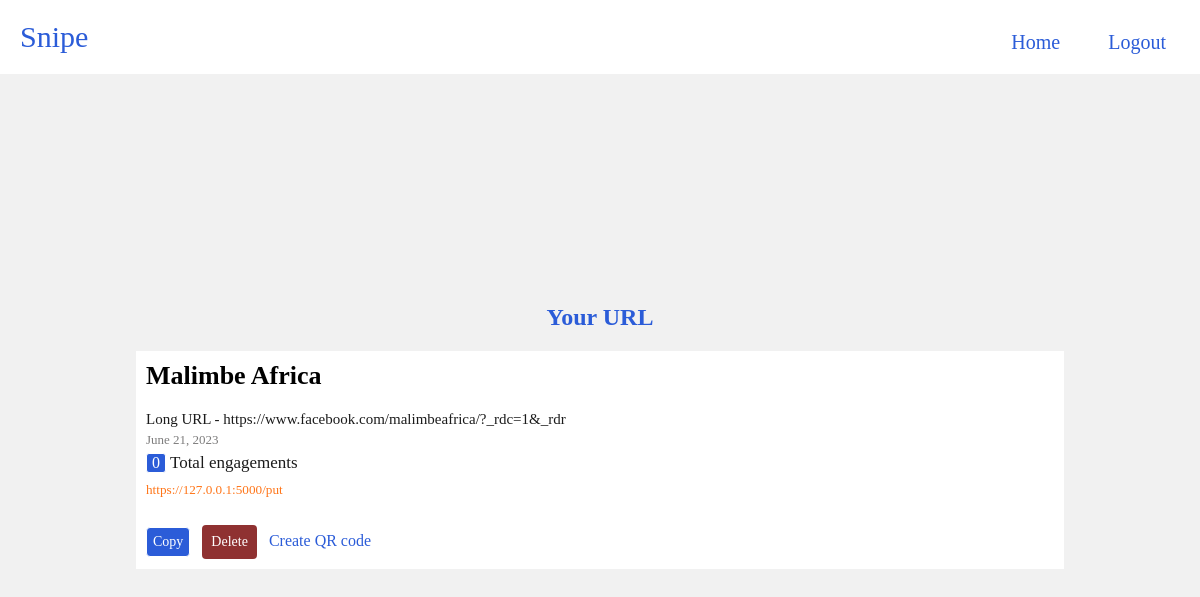
The app's page /view/10/ (signed in), older data.
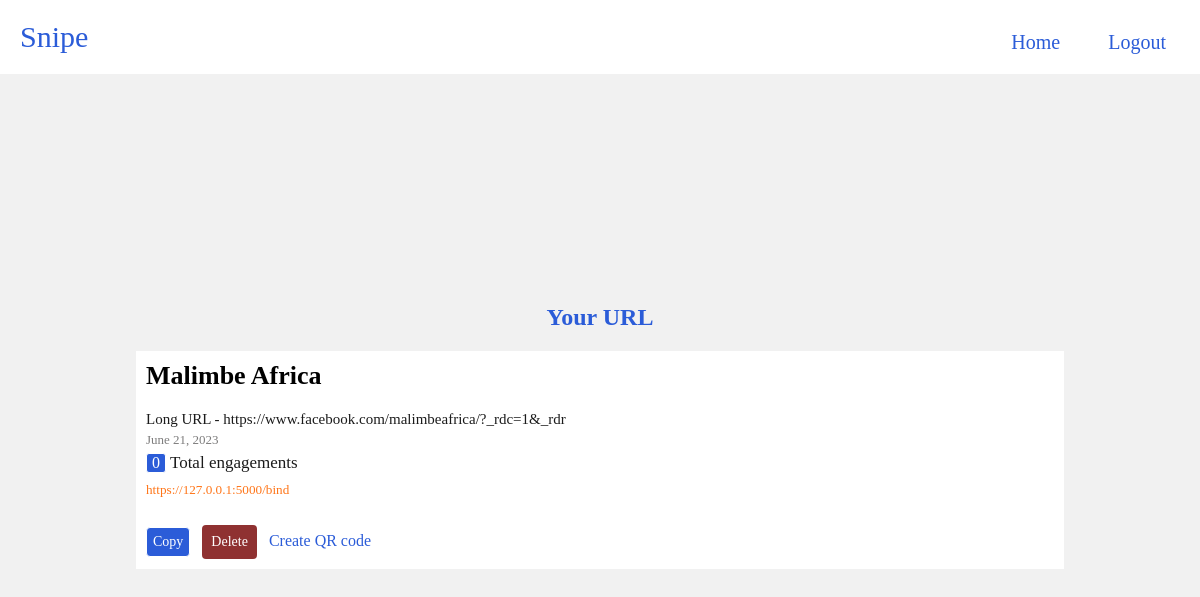
The same page, newer data.
### models.py (models this page shows, shortened)
class Url(db.Model):
    __tablename__  = 'urls'
    id = db.Column(db.Integer(), primary_key=True)
    url = db.Column(db.String(512))
    short_url = db.Column(db.String(5), unique=True)
    custom_url = db.Column(db.String(50), unique=False)
    qr_code_url = db.Column(db.String(300), nullable=True, unique=False)
    url_title = db.Column(db.String(900), nullable=True, unique=False)
    clicks = db.Column(db.Integer(), default=0)
    date_created = db.Column(db.DateTime(), default=datetime.now)
    user_id = db.Column(db.String(), db.ForeignKey('users.id'))
    @classmethod
    def get_by_id(cls, id):
        url = db.session.get(Url, id)
        return url

### views.py (the view)
@snipe.route('/view/<int:id>/', methods=["GET", "POST"])
@login_required
def get_url_by_id(id):
    url = Url.get_by_id(id)
    return render_template('view_url.html', url=url)

### auth.py (called while the page is built)
@login_manager.user_loader
def user_loader(id):
    return User.query.get(int(id))

### templates/view_url.html (shortened to what this page needs)
{% extends 'base.html' %}
{% block body %}
      <nav class="navbar">
        <div class="logo">Snipe</div>
          <ul class="nav-links">
          <div class="menu">
              {% if current_user.is_authenticated %}
              <li><a href="{{ url_for('snipe.index') }}">Home</a></li>
              <li><a href="{{ url_for('auth.logout') }}">Logout</a></li>
              {%  else %}
              <li><a href="{{ url_for('auth.signup') }}">Sign up</a></li>
              <li><a href="{{ url_for('auth.login') }}">Login</a></li>
              {% endif %}
          </div>
          </ul>
      </nav>
    <section class="hero" style="padding: 100px 20px;">
        <center>
          <h1 class="description2">Your URL</h1>
        </center>
        {% if current_user.is_authenticated %}
        {% if url %}
          {% if url.user_id == current_user.email %}
          <div class="card" style="border-bottom: 0px;">
            <a href="{{ url.url }}" style="color: black; text-decoration: none;" >
                <h1 class="card-text" style="color: black; text-decoration: none; font-size: 26px;">{{ url.url_title }}</h1>
            </a>
            <h5 style="color: #1b1b1b; font-size: 15px; font-weight: lighter; margin-bottom: 4px; width: 50%; word-wrap:break-word;">Long URL - {{url.url}}</h5>
            <h5 class="date_created">{{ url.date_created.strftime('%B %d, %Y') }}</h5>
            <h5 class="card-title"  style="font-weight: lighter;"><div class="engagements"><p class="engagement-clicks">{{ url.clicks }}</p></div> Total engagements</h5>
            {% if url.custom_url %}
                <a href="{{ url.url }}" id="url_click" style="color: #ff7518; font-size: 55%; margin-top: 5px; font-weight: lighter;">
                <p class="short-url-history" style="font-weight: lighter;">{{ url.custom_url }}</a></p>
            {% else %}
                <a href="{{ url.url }}" id="url_click" style="color: #ff7518; font-size: 55%; margin-top: 5px; font-weight: lighter;">
                <p class="short-url-history" style="font-weight: lighter;">{{ url.short_url }}</a></p>
            {% endif %}
            <button id="copy-btn" class="copy-btn2" data-clipboard-target="#new_url">Copy</button>
                <a href="/delete/{{ url.id }}"><button id="delete-btn" class="delete-btn2">Delete</button></a>
                <a href="{{ url_for('snipe.generate_qr_code_url', id=url.id) }}" class="qrcode_create"><p class="qrcode_click">Create QR code</p></a>
          {% endif %}
        {% endif %}
        {% endif %}
    </section>
{% endblock %}

### templates/base.html (shortened to what this page needs)
<!DOCTYPE html>
<html lang="en">
<head>
    <link rel="stylesheet" href="{{ url_for('static', filename='css/home.css')}}">
</head>
<body>
    {% block body %} {% endblock %}
</body>
</html>

### static/css/home.css (style rules this page uses)
* { margin: 0; padding: 0; box-sizing: border-box; padding-top: 0%; font-family: Trebuchet MS; }
a { text-decoration: none; color: #1b1b1b; }
li { list-style: none; }
ul { display: inline; }
.nav-links a { color: #2b5cd8; }
.logo { display: inline; font-size: 30px; font-family: cursive; color: #2b5cd8; margin-top: 20px; width: 30%; }
.menu { display: flex; gap: 1em; font-size: 20px; margin-right: auto; margin-left: auto; margin-top: 6px; float: right; }
.menu li { padding: 5px 14px; }
* { box-sizing: border-box; }
body { font-family: Arial; background: #f1f1f1; }
.navbar { justify-content: space-between; margin-top: 0; padding: 20px; width: 100%; position: fixed; min-height: 10px; position: relative; background-color: white; margin-bottom: 120px; }
.description2 { font-size: 100%; padding-top: 10px; margin-bottom: 20px; color: #2b5cd8; }
section.hero { padding: 100px 20px; color: #1b1b1b; font-size: 24px; width: 100%; margin: auto; }
.card { width: 80%; padding: 10px; border-radius: 0px; background-color: white; margin: auto; border-color: #fefefe; border-bottom: 0.5px solid; }
.card-title { margin-top: 0; font-size: 17px; }
.card-text { word-wrap:break-word; margin-bottom: 20px; font-size: 32px; width: 60%; }
.date_created { color: #7d7c7c; margin-top: 0px; font-size: 13px; font-weight: lighter; }
.copy-btn2 { background-color: #2b5cd8; color: white; align-items: center; justify-content: center; font-size: 14px; border: 1px solid; border-radius: 4px; padding: 6px; margin-left: 0px; margin-right: 6px; margin-top: 10px; display: inline; transition-duration: 0.2s; }
.delete-btn2 { background-color: #8f3131; color: white; align-items: center; justify-content: center; font-size: 14px; border: #8f3131 solid; border-radius: 4px; padding: 6px; margin-left: 0px; margin-right: 6px; margin-top: 10px; display: inline; transition-duration: 0.2s; }
.short-url-history { margin-bottom: 15px; font-weight: lighter; }
.engagements { display: inline-block; background-color: #2b5cd8; color: white; justify-content: center; font-size: 16px; text-align: center; font-weight: lighter; border: 1px solid; border-radius: 3px; width: 20px; margin-top: 5px; align-items: center; }
.engagement-clicks { margin: auto; font-weight: lighter; }
.qrcode_click { display: inline; font-size: 16px; }
.qrcode_create { color: #2b5cd8; }

Row changes from the older to the newer data that the page shows:
changed Url "Malimbe Africa": custom_url "https://127.0.0.1:5000/put" → "https://127.0.0.1:5000/bind"
